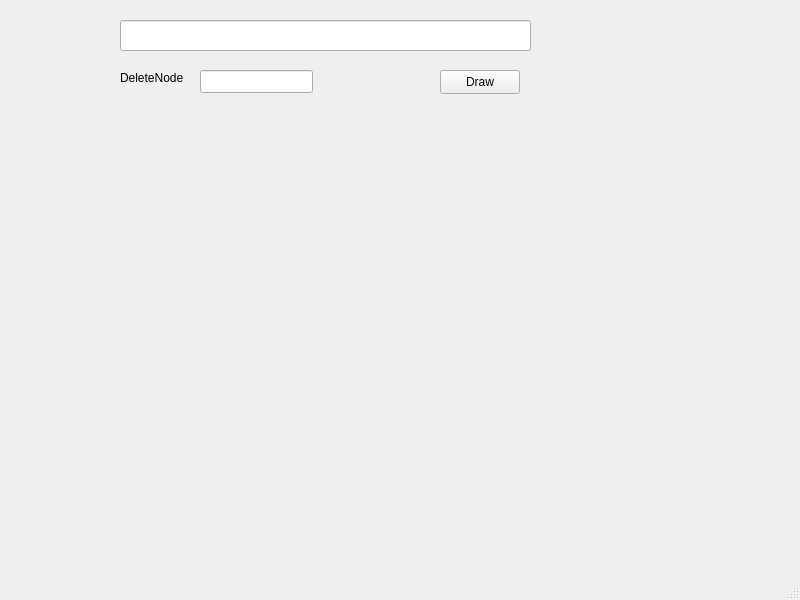
<?xml version="1.0" encoding="UTF-8"?>
<ui version="4.0">
 <class>MainWindow</class>
 <widget class="QMainWindow" name="MainWindow">
  <property name="geometry">
   <rect>
    <x>0</x>
    <y>0</y>
    <width>800</width>
    <height>600</height>
   </rect>
  </property>
  <property name="windowTitle">
   <string>MainWindow</string>
  </property>
  <widget class="QWidget" name="centralwidget">
   <widget class="QLineEdit" name="lineEdit">
    <property name="geometry">
     <rect>
      <x>120</x>
      <y>20</y>
      <width>411</width>
      <height>31</height>
     </rect>
    </property>
   </widget>
   <widget class="QLineEdit" name="lineEdit_2">
    <property name="geometry">
     <rect>
      <x>200</x>
      <y>70</y>
      <width>113</width>
      <height>23</height>
     </rect>
    </property>
   </widget>
   <widget class="QLabel" name="label">
    <property name="geometry">
     <rect>
      <x>120</x>
      <y>70</y>
      <width>71</width>
      <height>16</height>
     </rect>
    </property>
    <property name="text">
     <string>DeleteNode</string>
    </property>
   </widget>
   <widget class="QPushButton" name="pushButton">
    <property name="geometry">
     <rect>
      <x>440</x>
      <y>70</y>
      <width>80</width>
      <height>24</height>
     </rect>
    </property>
    <property name="text">
     <string>Draw</string>
    </property>
   </widget>
  </widget>
  <widget class="QMenuBar" name="menubar">
   <property name="geometry">
    <rect>
     <x>0</x>
     <y>0</y>
     <width>800</width>
     <height>21</height>
    </rect>
   </property>
  </widget>
  <widget class="QStatusBar" name="statusbar"/>
 </widget>
 <resources/>
 <connections/>
</ui>
